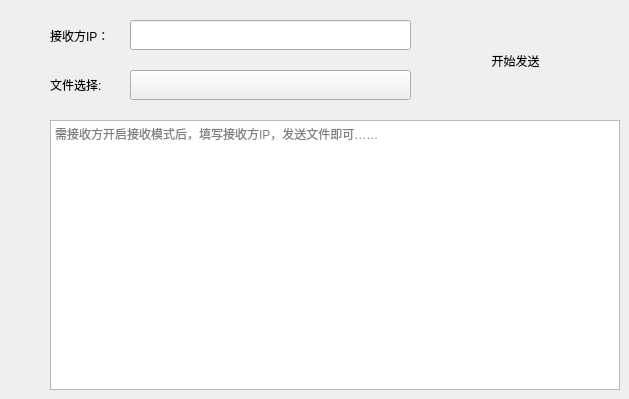
      <widget class="QWidget" name="page_6">
       <widget class="QToolButton" name="toolButton_13">
        <property name="geometry">
         <rect>
          <x>450</x>
          <y>30</y>
          <width>131</width>
          <height>61</height>
         </rect>
        </property>
        <property name="styleSheet">
         <string notr="true">font: 20pt &quot;微软雅黑&quot;;
border: 0px solid black;</string>
        </property>
        <property name="text">
         <string>开始发送</string>
        </property>
       </widget>
       <widget class="QLineEdit" name="lineEdit_2">
        <property name="geometry">
         <rect>
          <x>130</x>
          <y>20</y>
          <width>281</width>
          <height>30</height>
         </rect>
        </property>
       </widget>
       <widget class="QLabel" name="label_29">
        <property name="geometry">
         <rect>
          <x>50</x>
          <y>20</y>
          <width>60</width>
          <height>31</height>
         </rect>
        </property>
        <property name="styleSheet">
         <string notr="true">border: 0px solid black;
</string>
        </property>
        <property name="text">
         <string>接收方IP：</string>
        </property>
       </widget>
       <widget class="QLabel" name="label_28">
        <property name="geometry">
         <rect>
          <x>50</x>
          <y>70</y>
          <width>61</width>
          <height>30</height>
         </rect>
        </property>
        <property name="styleSheet">
         <string notr="true">border: 0px solid black;
</string>
        </property>
        <property name="text">
         <string>文件选择:</string>
        </property>
       </widget>
       <widget class="QPushButton" name="pushButton">
        <property name="geometry">
         <rect>
          <x>130</x>
          <y>70</y>
          <width>281</width>
          <height>30</height>
         </rect>
        </property>
        <property name="text">
         <string/>
        </property>
       </widget>
       <widget class="QTextBrowser" name="textBrowser_4">
        <property name="geometry">
         <rect>
          <x>50</x>
          <y>120</y>
          <width>570</width>
          <height>270</height>
         </rect>
        </property>
        <property name="placeholderText">
         <string>需接收方开启接收模式后，填写接收方IP，发送文件即可……</string>
        </property>
       </widget>
      </widget>
